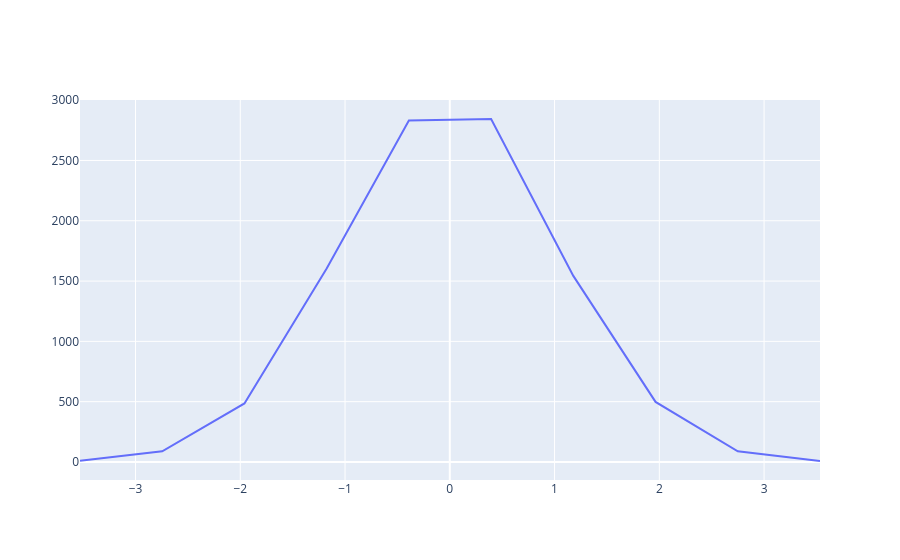

The notebook cell this image was saved under:
### Code cell
H.plot.line()

### Figure 1 — Plotly figure (JSON) as saved in the notebook; plotly's stock layout.template omitted (floating-point values rounded to 4 significant figures)
{"data": [{"mode": "lines", "name": "normal", "type": "scatter", "x": [-3.53, -2.745, -1.96, -1.175, -0.3905, 0.3944, 1.179, 1.964, 2.749, 3.534], "y": [10, 88, 485, 1605, 2831, 2844, 1543, 498, 88, 8]}], "layout": {}}
